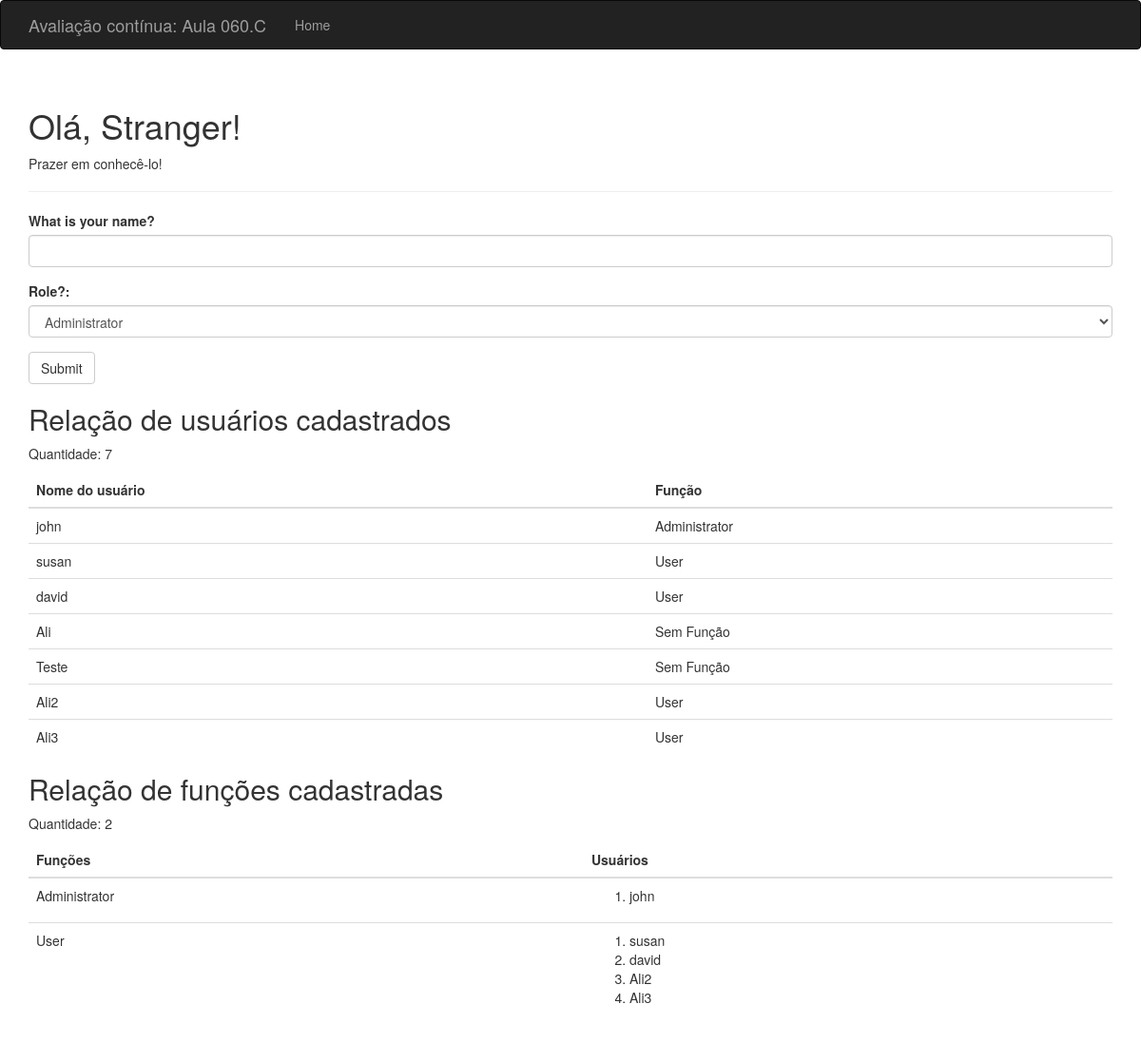
Before: / with the older database file.
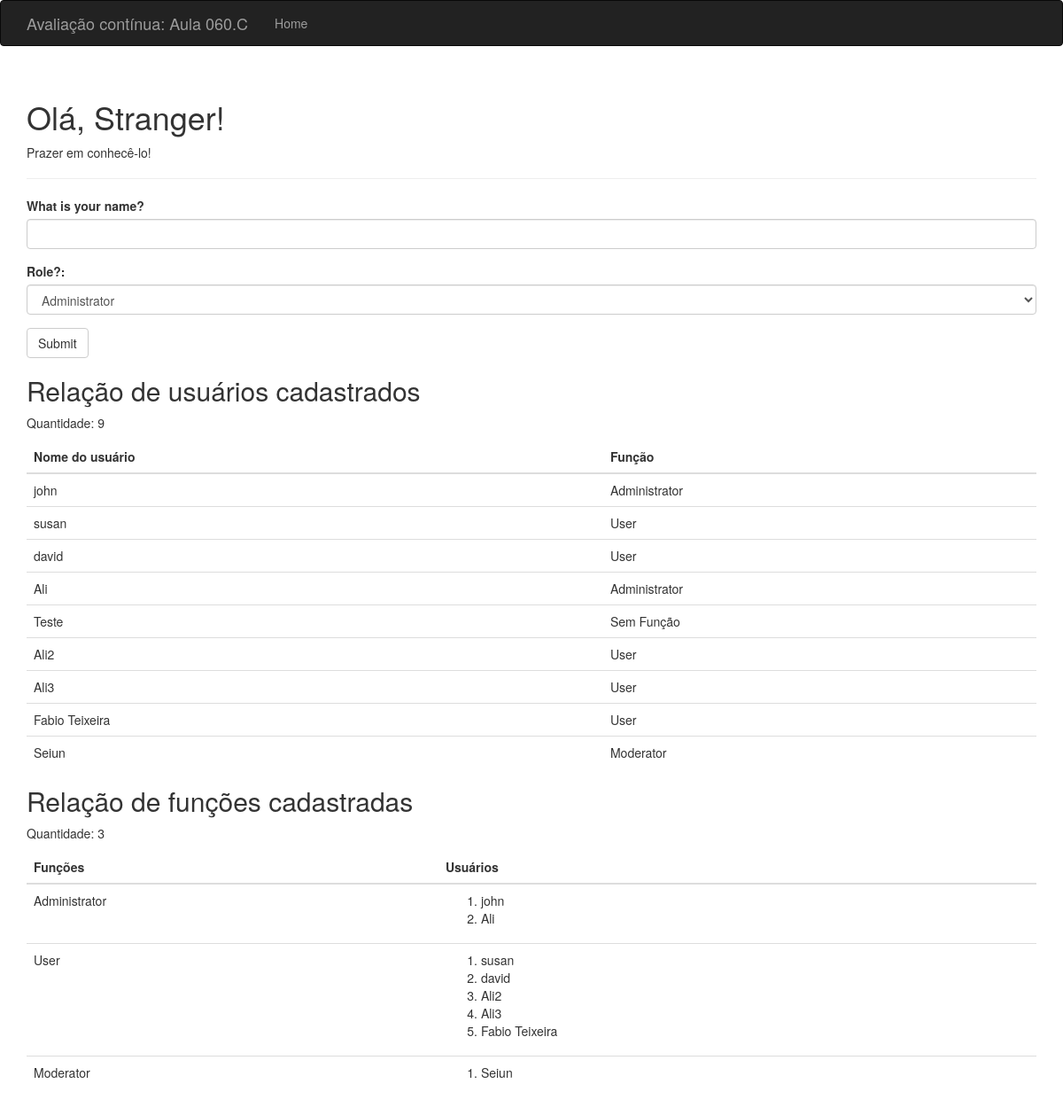
After: the same page with the newer database file.
### hello.py (models this page shows, shortened)
class User(db.Model):
    __tablename__ = 'users'
    id = db.Column(db.Integer, primary_key=True)
    username = db.Column(db.String(64), unique=True, index=True)
    role_id = db.Column(db.Integer, db.ForeignKey('roles.id'))

class Role(db.Model):
    __tablename__ = 'roles'
    id = db.Column(db.Integer, primary_key=True)
    name = db.Column(db.String(64), unique=True)
    users = db.relationship('User', backref='role', lazy='dynamic')

### hello.py (the view, shortened to what this page needs)
@app.route('/', methods=['GET', 'POST'])
def index():
    form = NameForm()
    roles = Role.query.all()
    form.role.choices = [(role.id, role.name) for role in roles]
    users = User.query.all()
    user_count = len(users)
    role_count = len(roles)
    return render_template('index.html',
                           form=form,
                           name=session.get('name'),
                           known=session.get('known', False),
                           users=users,
                           roles=roles,
                           user_count=user_count,
                           role_count=role_count)

### hello.py
class NameForm(FlaskForm):
    name = StringField('What is your name?', validators=[DataRequired()])
    role = SelectField('Role?:', coerce=int)
    submit = SubmitField('Submit')

### templates/index.html (shortened to what this page needs)
{% extends "base.html" %}
{% import "bootstrap/wtf.html" as wtf %}
{% block page_content %}
<div class="page-header">
    <h1>Olá, {% if name %}{{ name }}{% else %}Stranger{% endif %}!</h1>
    {% if not known %}
    <p>Prazer em conhecê-lo!</p>
    {% else %}
    <p>Agradável vê-lo novamente!</p>
    {% endif %}
</div>
{{ wtf.quick_form(form) }}
<h2>Relação de usuários cadastrados</h2>
<p>Quantidade: {{ user_count }}</p>
<table class="table">
    <thead>
        <tr>
            <th>Nome do usuário</th>
            <th>Função</th>
        </tr>
    </thead>
    <tbody>
        {% for user in users %}
        <tr>
            <td>{{ user.username }}</td>
            <td>{{ user.role.name if user.role else 'Sem Função' }}</td>
        </tr>
        {% endfor %}
    </tbody>
</table>
<h2>Relação de funções cadastradas</h2>
<p>Quantidade: {{ role_count }}</p>
<table class="table">
    <thead>
        <tr>
            <th>Funções</th>
            <th>Usuários</th>
        </tr>
    </thead>
    <tbody>
        {% for role in roles %}
        <tr>
            <td>{{ role.name }}</td>
            <td>
                <ol>
                    {% for u in role.users %}
                    <li>{{ u.username }}</li>
                    {% endfor %}
                </ol>
            </td>
        </tr>
        {% endfor %}
    </tbody>
</table>
{% endblock %}

### templates/base.html (shortened to what this page needs)
{% extends "bootstrap/base.html" %}
{% block head %}
{{ super() }}
{% endblock %}
{% block navbar %}
<div class="navbar navbar-inverse" role="navigation">
    <div class="container">
        <div class="navbar-header">
            <a class="navbar-brand" href="/">Avaliação contínua: Aula 060.C</a>
        </div>
        <div class="navbar-collapse collapse">
            <ul class="nav navbar-nav">
                <li><a href="/">Home</a></li>
            </ul>
        </div>
    </div>
</div>
{% endblock %}
{% block content %}
<div class="container">
    {% block page_content %}{% endblock %}
</div>
{% endblock %}

Changed rows visible on the page:
changed User "Ali": role "Sem Função" → "Administrator"
added User: username "Fabio Teixeira", role "User"
added User: username "Seiun", role "Moderator"
changed Role "Administrator": gains User (username "Ali", role "Administrator")
added Role: name "Moderator"
Other visible differences:
{{ user_count }}: "7" → "9"
{{ role_count }}: "2" → "3"
